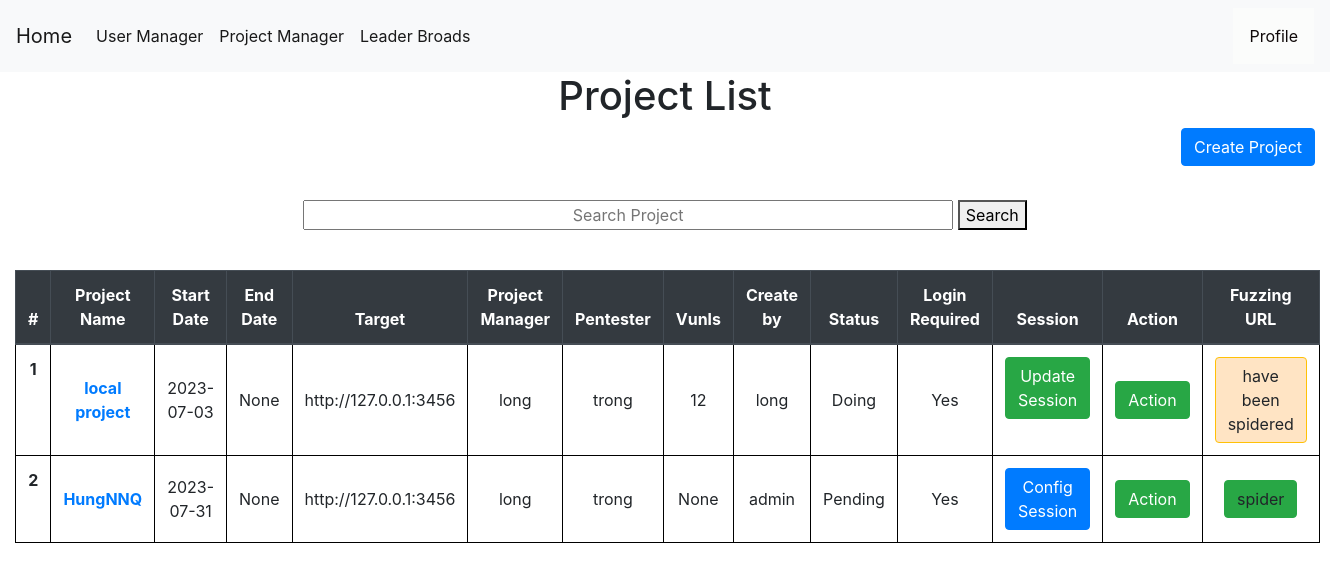
The page /projectmanager (signed in) on the database its author committed.
### tables this page shows
CREATE TABLE projects (
    projectid INTEGER PRIMARY KEY AUTOINCREMENT,
    projectname TEXT NOT NULL,
    startdate date NOT NULL,
    enddate date,
    vunls int,
    target text not null,
    securitylevel TEXT,
    manager TEXT ,
    pentester TEXT ,
    status TEXT NOT NULL,
    create_by INTEGER ,
    isspider INTEGER DEFAULT 0,
    login INTEGER NOT NULL,
    isconfig INTEGER NOT NULL DEFAULT 0,
    FOREIGN KEY (pentester) REFERENCES users(username) ON DELETE CASCADE
    FOREIGN KEY (manager) REFERENCES users(username) ON DELETE CASCADE
    FOREIGN KEY (create_by) REFERENCES users(userid) ON DELETE CASCADE
);

### app.py (the view)
@app.route('/projectmanager', methods=('GET', 'POST'))
def showproject():
    msg = ''
    if session["userid"] == None:
        return redirect(url_for('login'))
    currentuser = get_current_user()
    conn = get_db_connection()
    projects = conn.execute('SELECT * FROM projects where pentester = ? OR manager = ?',(currentuser["username"],currentuser["username"],)).fetchall()
    allprojects = conn.execute('SELECT * FROM projects').fetchall()
    users = conn.execute('SELECT * FROM users').fetchall()
    conn.commit()
    conn.close()
    return render_template('show_project.html', allprojects=allprojects,currentuser=currentuser,projects=projects,users=users,msg=msg)

### app.py (called while the page is built)
def get_db_connection():
    conn = sqlite3.connect('database.db')
    conn.row_factory = sqlite3.Row
    return conn

def get_current_user():
    userid = session["userid"]
    conn = get_db_connection()
    user = conn.execute('SELECT * FROM users WHERE userid = ?',(userid,)).fetchone()
    conn.commit()
    conn.close()
    return user

### templates/show_project.html (shortened to what this page needs)
{% extends 'base.html' %}
{% block content %}
    <center><h1>{% block title %}  Project List  {% endblock %}</h1></center>
    <link rel= "stylesheet" type= "text/css" href= "{{ url_for('static',filename='css/showuser.css') }}">
    <link rel= "stylesheet" type= "text/css" href= "{{ url_for('static',filename='css/loading.css') }}">
    {% if currentuser["role"] != "Pentester" %}
    <a href="{{ url_for('add_project')}}" class="btn btn-primary" style="float: right;" role="button" aria-pressed="true">Create Project</a>
    {% endif %}
  <center>
  <form action="{{ url_for('search_project') }}" method ="GET">
    <input style="text-align: center;width:50%;" name="projectname" type="projectname" placeholder="Search Project" />
    <button>Search</button>
  </form>
</center></br>
<div >
    <table class="table" style="width:100%">
        <thead class="thead-dark" style="width:100%">
          <tr>
            <th style="text-align: center"scope="col">#</th>
            <th style="text-align: center"scope="col">Project Name</th>
            <th style="text-align: center"scope="col">Start Date</th>
            <th style="text-align: center"scope="col">End Date</th>
            <th style="text-align: center"scope="col">Target</th>
            <th style="text-align: center"scope="col">Project Manager</th>
            <th style="text-align: center"scope="col">Pentester</th>
            <th style="text-align: center"scope="col">Vunls</th>
            <th style="text-align: center"scope="col">Create by</th>
            <th style="text-align: center"scope="col">Status</th>
            <th style="text-align: center"scope="col">Login Required</th>
            <th style="text-align: center"scope="col">Session</th>
            <th style="text-align: center;width: 10%;"scope="col">Action</th>
            <th style="text-align: center"scope="col">Fuzzing URL</th>
          </tr>
        </thead>
        <tbody>
        {% if currentuser["role"] == 'Administrator' %}
          {% for project in allprojects %}
          <tr >
            <th style="text-align: center" class="counterCell"></th>
            <th style="text-align: center"class="align-middle" scope="row"><a href="{{ url_for('project_detail',id= project.projectid) }} ">{{ project.projectname }}</a></th>
            <td style="text-align: center"class="align-middle" >{{ project.startdate }}</td>
            <td style="text-align: center"class="align-middle" >{{ project.enddate }}</td>
            <td style="text-align: center"class="align-middle" >{{ project.target }}</a></td>
            <td style="text-align: center"class="align-middle" >{{ project.manager }}</td>
            <td style="text-align: center"class="align-middle" >{{ project.pentester }}</td>
            <td style="text-align: center"class="align-middle" >{{ project.vunls }}</td>
            <td style="text-align: center"class="align-middle" >{{ project.create_by }}</td>
            <td style="text-align: center"class="align-middle" >{{ project.status }}</td>
            {% if project.login == 1 %}
            <td style="text-align: center"class="align-middle" >Yes</td>
            {% else %}
            <td style="text-align: center"class="align-middle" >No</td>
            {% endif %}
            <td>
            {% if project.login == 1 %}
              {% if project.isconfig == 0%}
              <a style="text-align: center" href="{{ url_for('cookies_config',id= project.projectid) }}" class="btn btn-primary">Config Session</a>
              {% else %}
              <a style="text-align: center" href="{{ url_for('cookies_update',id= project.projectid) }}" class="btn btn-success">Update Session</a>
              {% endif%}
            {% else %}
            <a></a>
            {% endif %}
            </td>
            <td style="text-align: center" class="align-middle" >
              <div style="float:center;" class="dropdown">
                <button class="btn btn-success" class="dropbtn">Action</button>
              </div>
            </td>
            <td style="text-align: center" class="align-middle" >
                      {% if project.isspider != 1 %}
                      <a  style="text-align: center"class="btn btn-success" onclick="loadScreen({{project.projectid}})">spider</a>
                      {% else %}
                      <a class="btn btn-warning" style="background-color: bisque;" style="text-align: center" class="align-middle" >
                        have been spidered
                      </a>
                      {% endif %}
            </td>
          </tr>
      {% endfor %}
        {% endif %}
        </tbody>
      </table>
    </div>
{% endblock %}

### static/css/style.css (style rules this page uses)
table, th, td { border: 1px solid black; }
body { min-height: 100vh; height: 100%; margin: 0; z-index: 10; display: grid; grid-template-rows: auto 1fr auto; }
body { display: flex; flex-direction: column; }
.dropdown { position: relative; display: inline-block; }

### static/css/showuser.css (style rules this page uses)
table { counter-reset: tableCount; }
.counterCell:before { content: counter(tableCount); counter-increment: tableCount; }

### rows shown on the page
projects: projectname "local project", startdate "2023-07-03", enddate "None", target "http://127.0.0.1:3456", manager "long", pentester "trong", vunls "12", create_by "long", status "Doing", login "Yes", isspider "have been spidered"
projects: projectname "HungNNQ", startdate "2023-07-31", enddate "None", target "http://127.0.0.1:3456", manager "long", pentester "trong", vunls "None", create_by "admin", status "Pending", login "Yes"
